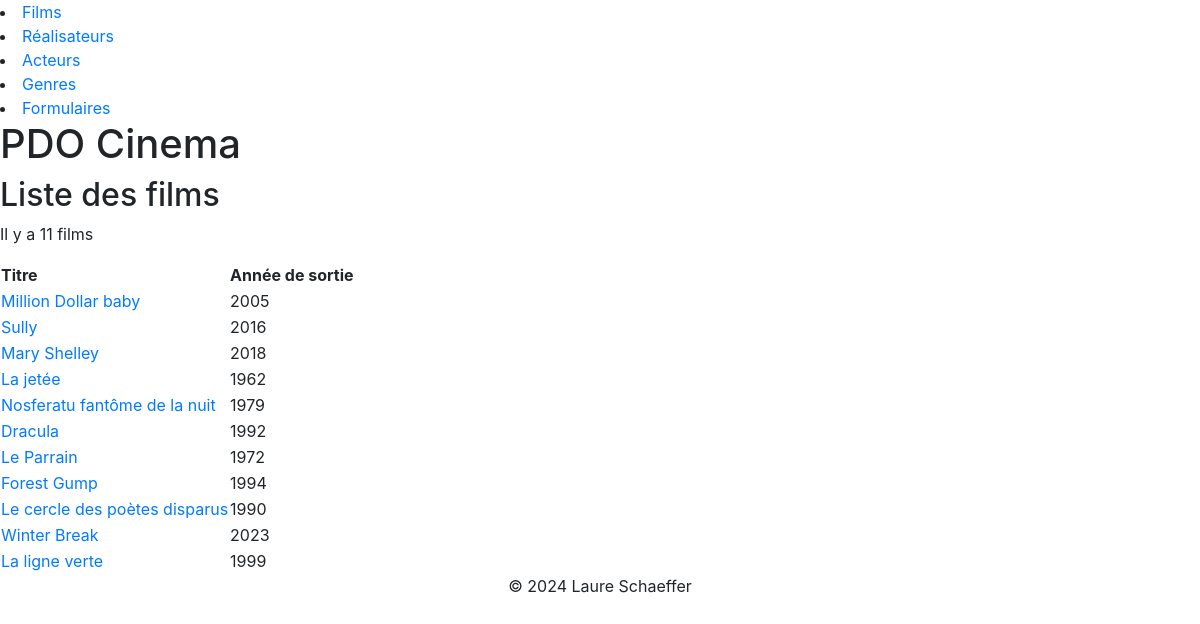
The page / on the database its author committed.
### tables this page shows
CREATE TABLE IF NOT EXISTS `film` (
  `id_film` int NOT NULL AUTO_INCREMENT,
  `titre` varchar(255) NOT NULL,
  `annee_sortie_fr` int DEFAULT NULL,
  `duree` int DEFAULT NULL,
  `synopsis` text,
  `note` float DEFAULT NULL,
  `id_realisateur` int NOT NULL,
  `affiche` text,
  PRIMARY KEY (`id_film`),
  KEY `id_realisateur` (`id_realisateur`),
  CONSTRAINT `film_ibfk_1` FOREIGN KEY (`id_realisateur`) REFERENCES `realisateur` (`id_realisateur`)
);

### controller/CinemaController.php (called while the page is built, shortened)
<?php
class CinemaController {
    public function listFilms(){
        $pdo = Connect::seConnecter();
        $requeteLsFilms = $pdo->query(
            "SELECT titre, annee_sortie_fr, id_film
            FROM film");
        require "view/film/listeFilms.php";
    }
}

### view/film/listeFilms.php (the view, shortened to what this page needs)
<p class="uk-label uk-label-warning"> Il y a <?= $requeteLsFilms->rowCount() ?> films </p>
<table class="uk-table uk-table-striped">
    <thead>
        <tr>
            <th>Titre</th>
            <th>Année de sortie</th>
        </tr>
    </thead>
    <tbody>
        <?php
        foreach($requeteLsFilms->fetchAll() as $film) { ?>
        <tr>
            <td><a href="index.php?action=detailFilm&id=<?=$film["id_film"] ?>"><?= $film["titre"] ?></a></td>
            <td><?= $film["annee_sortie_fr"]?> </td>
        </tr>
        <?php }  ?>
    </tbody>
</table>
<?php
require_once "view/template.php";

### rows shown on the page
film: titre "Million Dollar baby", annee_sortie_fr "2005"
film: titre "Sully", annee_sortie_fr "2016"
film: titre "Mary Shelley", annee_sortie_fr "2018"
film: titre "La jetée", annee_sortie_fr "1962"
film: titre "Nosferatu fantôme de la nuit", annee_sortie_fr "1979"
film: titre "Dracula", annee_sortie_fr "1992"
film: titre "Le Parrain", annee_sortie_fr "1972"
film: titre "Forest Gump", annee_sortie_fr "1994"
film: titre "Le cercle des poètes disparus", annee_sortie_fr "1990"
film: titre "Winter Break", annee_sortie_fr "2023"
film: titre "La ligne verte", annee_sortie_fr "1999"

### other values the page prints
$titre_secondaire "Liste des films"
$requeteLsFilms->rowCount() "11"
